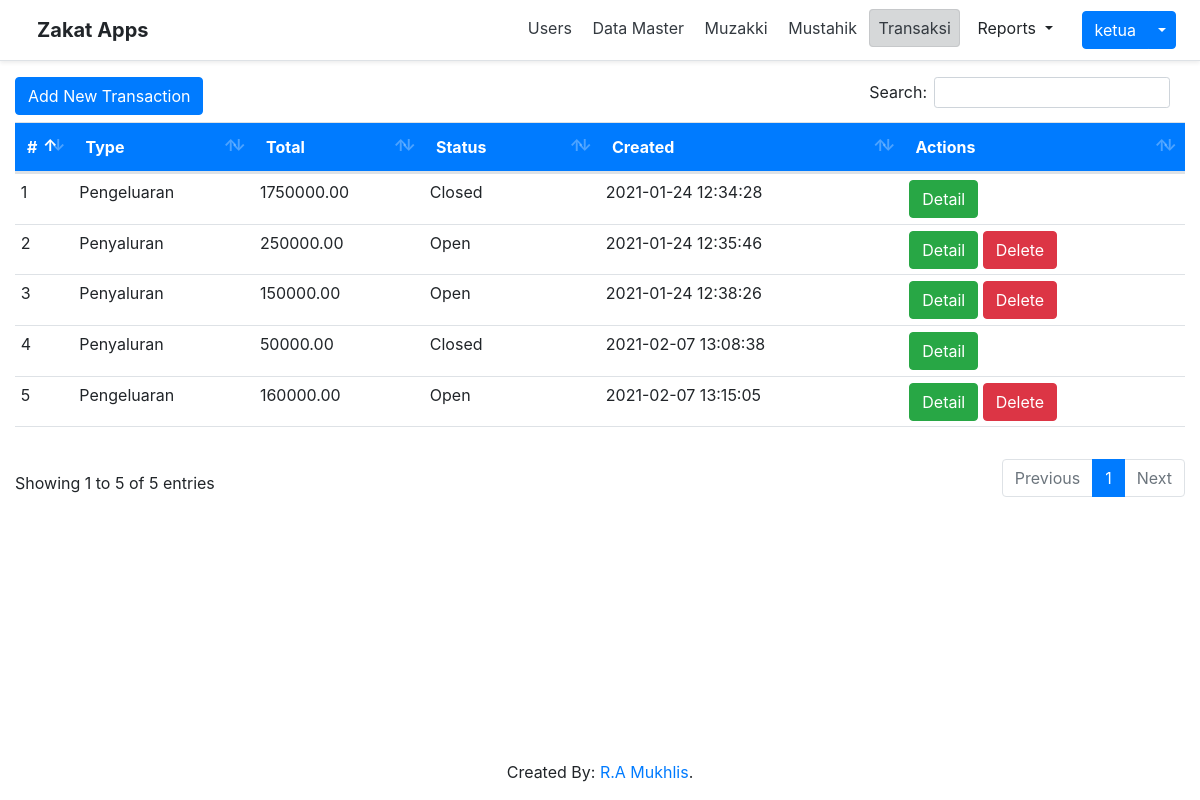
Page /index.php?page=transactions (signed in) on the committed database.
### tables this page shows
CREATE TABLE `transactions` (
  `id` int(11) NOT NULL,
  `type` varchar(25) DEFAULT NULL,
  `total` decimal(16,2) NOT NULL,
  `status` varchar(10) NOT NULL,
  `created_by` int(11) NOT NULL,
  `created_date` datetime NOT NULL DEFAULT current_timestamp(),
  `approved_date` datetime DEFAULT NULL,
  `updated_by` int(11) DEFAULT NULL,
  `updated_date` datetime DEFAULT NULL,
  `is_deleted` tinyint(1) NOT NULL DEFAULT 0
);

### transactions/index.php (the view, shortened to what this page needs)
<a
    href='index.php?page=transactions&action=form'
    class="btn btn-primary"
    style='float: left;'
>
    Add New Transaction
</a>
<table
    class="table"
>
  <thead>
    <tr>
      <th
        style='width: 5%'
      >
        #
      </th>
      <th>Type</th>
      <th>Total</th>
      <th>Status</th>
      <th>Created</th>
      <th>
        Actions
      </th>
    </tr>
  </thead>
  <tbody>
      <?php
            $query = "
                SELECT
                  *
                FROM transactions
                WHERE
                    is_deleted = 0
            ";
            $datas = $conn->query($query);
            if ($datas->num_rows > 0):
                $i = 0;
                while ($row = $datas->fetch_assoc()):
                    $i++;
      ?>
                <tr>
                    <td scope="row">
                        <?php echo $i ?>
                    </td>
                    <td>
                        <?php echo $row['type'] ?>
                    </td>
                    <td>
                        <?php echo $row['total'] ?>
                    </td>
                    <td>
                        <?php echo $row['status'] ?>
                    </td>
                    <td>
                        <?php echo $row['created_date'] ?>
                    </td>
                    <td>
                        <a href='index.php?page=transactions&action=detail&id=<?php echo $row["id"]; ?>' class="btn btn-success">
                            Detail
                        </a>
                        <?php
                            if($row['status'] == 'Open'):
                        ?>
                            <button
                                data-id='<?php echo $row["id"]; ?>'
                                class="btnDelete btn btn-danger"
                            >
                                Delete
                            </button>
                        <?php
                            endif;
                        ?>
                    </td>
                </tr>
        <?php
                endwhile;
            endif;
        ?>
  </tbody>
  <tfoot>
    <tr>
        <th colspan='6'></th>
    </tr>
  </tfoot>
</table>

### assets/css/table.css (style rules this page uses)
table.dataTable thead tr, .table-blue thead tr { background-color: #007bff; color: white; }
.table tr td { padding: 0.5%; }

### rows in the picture
transactions: type "Pengeluaran", total "1750000.00", status "Closed", created_date "2021-01-24 12:34:28"
transactions: type "Penyaluran", total "250000.00", status "Open", created_date "2021-01-24 12:35:46"
transactions: type "Penyaluran", total "150000.00", status "Open", created_date "2021-01-24 12:38:26"
transactions: type "Penyaluran", total "50000.00", status "Closed", created_date "2021-02-07 13:08:38"
transactions: type "Pengeluaran", total "160000.00", status "Open", created_date "2021-02-07 13:15:05"

### other values in the picture
$username "ketua"
